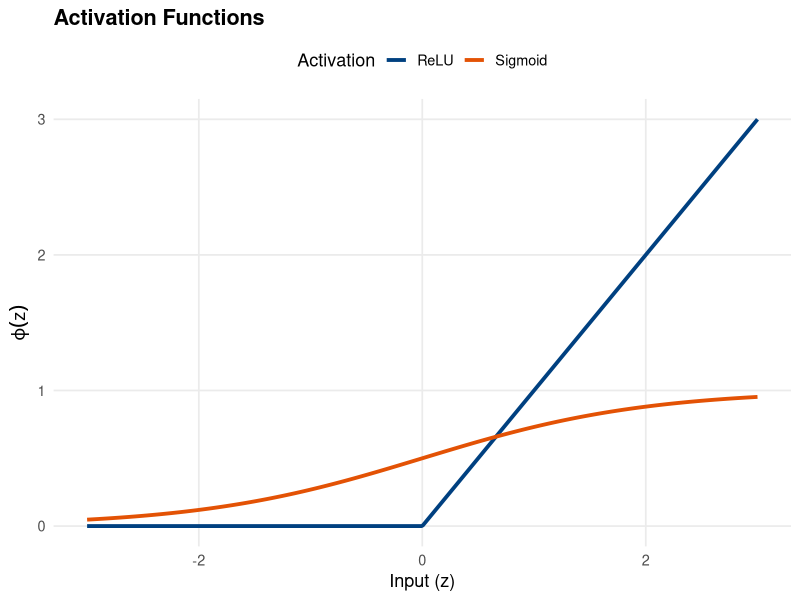

The R source for this figure:
## ---- chunk 1
library(tidyverse)

activation_data = tibble(
  x = seq(-3, 3, length.out = 500)
) %>%
  mutate(
    Sigmoid = 1 / (1 + exp(-x)),
    ReLU = pmax(0, x)
  ) %>%
  pivot_longer(
    cols = c(Sigmoid, ReLU),
    names_to = "activation",
    values_to = "output"
  )

ggplot(activation_data, aes(x = x, y = output, color = activation)) +
  geom_line(linewidth = 1.3) +
  scale_color_manual(
    values = c(
      "Sigmoid" = "#E35205",
      "ReLU" = "#004080"
    )
  ) +
  labs(
    title = "Activation Functions",
    x = "Input (z)",
    y = expression(varphi(z)),
    color = "Activation"
  ) +
  theme_minimal(base_size = 13) +
  theme(
    plot.title = element_text(face = "bold"),
    legend.position = "top",
    panel.grid.minor = element_blank()
  )
## ---- chunk 2
library(nnet)
species_nn = nnet(Species ~ ., data = iris, size = 4,trace=FALSE)
## ---- chunk 3
species_nn$n
## ---- chunk 4
w_input_to_hidden = matrix(
  species_nn$wts[1:20],
  nrow = 4,
  ncol = 5,
  byrow = TRUE
)
colnames(w_input_to_hidden) = c("Bias", colnames(iris)[1:4])
rownames(w_input_to_hidden) = paste0("H", 1:4)
print(w_input_to_hidden)
## ---- chunk 5
w_hidden_to_output = matrix(
  species_nn$wts[21:35],
  nrow = 3,
  ncol = 5,
  byrow=TRUE
)
colnames(w_hidden_to_output) = c("Bias", paste0("H", 1:4))
rownames(w_hidden_to_output) = levels(iris$Species)
print(w_hidden_to_output)
## ---- chunk 6
sigmoid = function(z) {
  1 / (1 + exp(-z))
}

softmax = function(z) {
  exp(z - max(z)) / sum(exp(z - max(z)))
}

## ---- chunk 7
input = c(1, as.numeric(iris[1, 1:4]))

hidden = sigmoid(w_input_to_hidden %*% input)
## ---- chunk 8
hidden_with_bias = c(1, hidden)

output = softmax(w_hidden_to_output %*% hidden_with_bias)

output
## ---- chunk 9
predict(species_nn, newdata = iris[1, 1:4], type = "raw")
